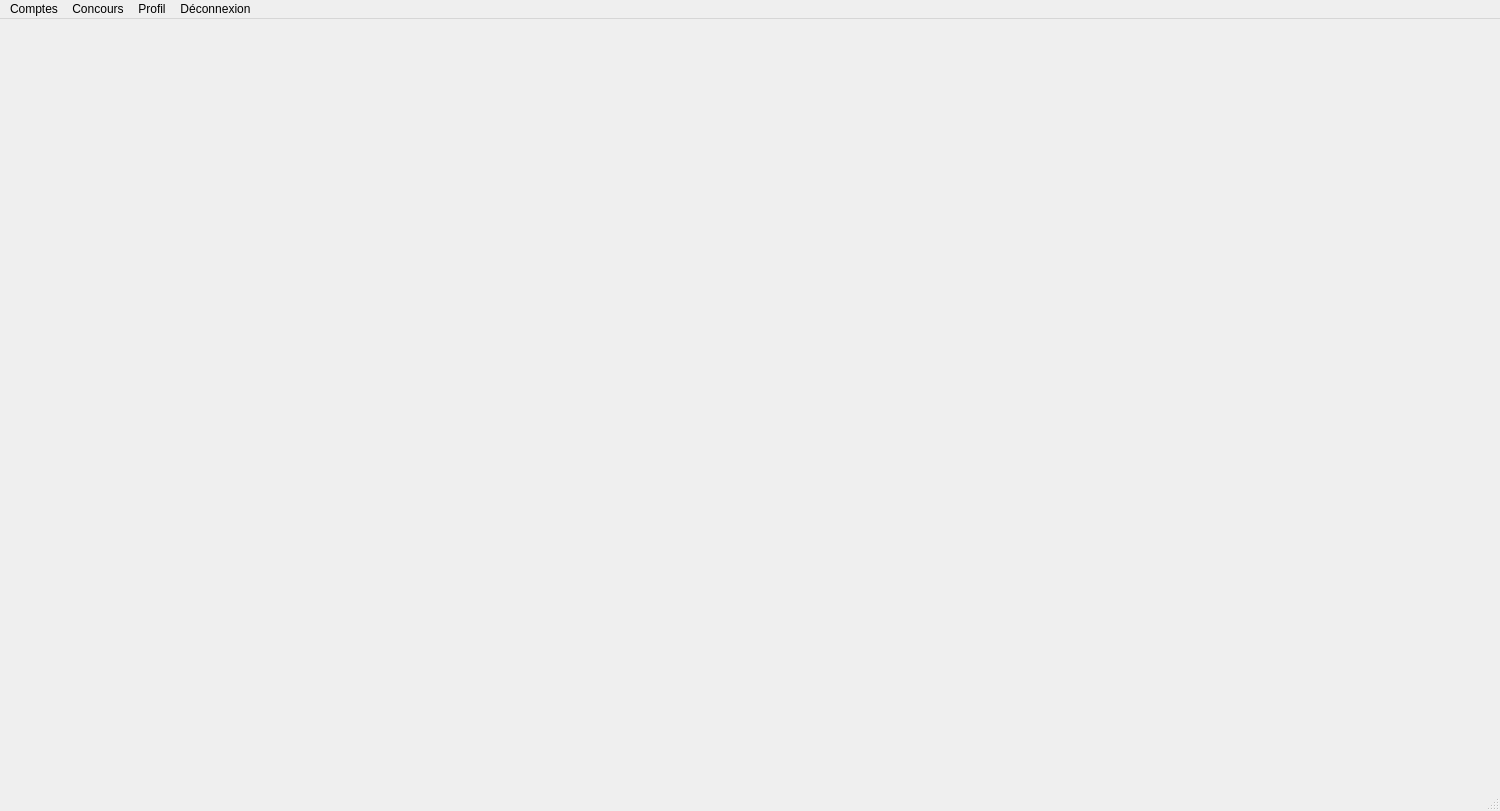
<?xml version="1.0" encoding="UTF-8"?>
<ui version="4.0">
 <class>AdministrateurScreen</class>
 <widget class="QMainWindow" name="AdministrateurScreen">
  <property name="geometry">
   <rect>
    <x>0</x>
    <y>0</y>
    <width>1500</width>
    <height>811</height>
   </rect>
  </property>
  <property name="windowTitle">
   <string>MainWindow</string>
  </property>
  <widget class="QWidget" name="centralwidget">
   <widget class="QWidget" name="horizontalLayoutWidget">
    <property name="geometry">
     <rect>
      <x>0</x>
      <y>0</y>
      <width>1501</width>
      <height>761</height>
     </rect>
    </property>
    <layout class="QHBoxLayout" name="horizontalLayout"/>
   </widget>
  </widget>
  <widget class="QMenuBar" name="menubar">
   <property name="geometry">
    <rect>
     <x>0</x>
     <y>0</y>
     <width>1500</width>
     <height>25</height>
    </rect>
   </property>
   <widget class="QMenu" name="menuComptes">
    <property name="title">
     <string>Comptes</string>
    </property>
    <addaction name="action_Cr_er_2"/>
    <addaction name="actionListe_4"/>
   </widget>
   <widget class="QMenu" name="menuConcours">
    <property name="title">
     <string>Concours</string>
    </property>
    <addaction name="actionCr_er_3"/>
    <addaction name="actionListe_5"/>
   </widget>
   <widget class="QMenu" name="menuProfil">
    <property name="title">
     <string>Profil</string>
    </property>
    <addaction name="actionVoir_2"/>
    <addaction name="actionModifier_2"/>
   </widget>
   <widget class="QMenu" name="menuD_connexion">
    <property name="title">
     <string>Déconnexion</string>
    </property>
   </widget>
   <addaction name="menuComptes"/>
   <addaction name="menuConcours"/>
   <addaction name="menuProfil"/>
   <addaction name="menuD_connexion"/>
  </widget>
  <widget class="QStatusBar" name="statusbar"/>
  <action name="actionCr_er">
   <property name="text">
    <string>Créer</string>
   </property>
  </action>
  <action name="actionListe">
   <property name="text">
    <string>Liste</string>
   </property>
  </action>
  <action name="actionCr_er_2">
   <property name="text">
    <string>Créer</string>
   </property>
  </action>
  <action name="actionListe_2">
   <property name="text">
    <string>Liste</string>
   </property>
  </action>
  <action name="action_Cr_er">
   <property name="text">
    <string> Créer</string>
   </property>
  </action>
  <action name="actionListe_3">
   <property name="text">
    <string>Liste</string>
   </property>
  </action>
  <action name="actionVoir">
   <property name="text">
    <string>Voir</string>
   </property>
  </action>
  <action name="actionModifier">
   <property name="text">
    <string>Modifier</string>
   </property>
  </action>
  <action name="action_Cr_er_2">
   <property name="text">
    <string> Créer</string>
   </property>
  </action>
  <action name="actionListe_4">
   <property name="text">
    <string>Liste</string>
   </property>
  </action>
  <action name="actionCr_er_3">
   <property name="text">
    <string>Créer</string>
   </property>
  </action>
  <action name="actionListe_5">
   <property name="text">
    <string>Liste</string>
   </property>
  </action>
  <action name="actionVoir_2">
   <property name="text">
    <string>Voir</string>
   </property>
  </action>
  <action name="actionModifier_2">
   <property name="text">
    <string>Modifier</string>
   </property>
  </action>
 </widget>
 <resources/>
 <connections/>
</ui>
